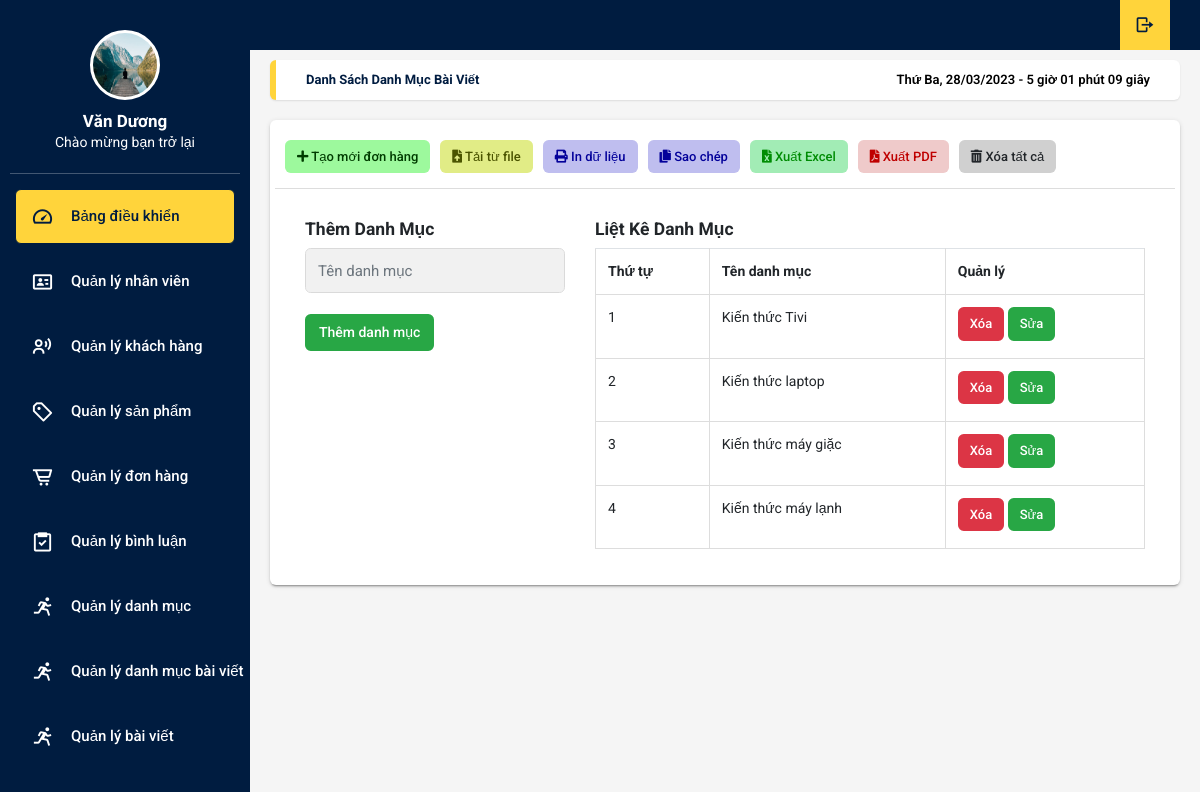
Page /admin/xulydanhmucbaiviet.php on the earlier database version.
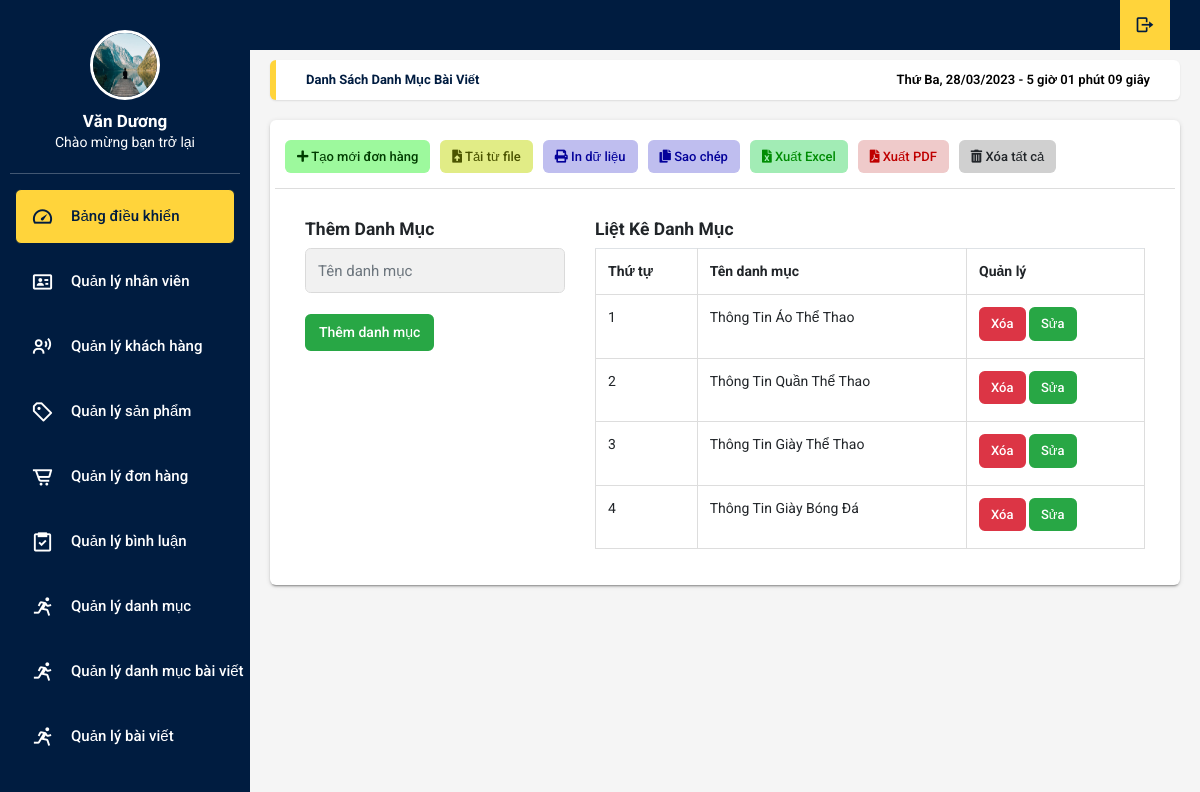
Same page on the later database version.
### tables this page shows
CREATE TABLE `tbl_danhmuc_tin` (
  `danhmuctin_id` int(11) NOT NULL,
  `tendanhmuc` varchar(100) NOT NULL
);

### admin/xulydanhmucbaiviet.php (the view, shortened to what the changed rows need)
<!DOCTYPE html>
<html lang="en">
<head>
</head>
<body>
<?php
	include('../db/connect.php');
?>
<!DOCTYPE html>
<html lang="en">
<head>
  <link rel="stylesheet" type="text/css" href="../css/main.css">
  <link rel="stylesheet" href="https://cdn.jsdelivr.net/npm/boxicons@latest/css/boxicons.min.css">
  <link rel="stylesheet" href="https://unpkg.com/boxicons@latest/css/boxicons.min.css">
  <link rel="stylesheet" type="text/css"
    href="https://maxcdn.bootstrapcdn.com/font-awesome/4.7.0/css/font-awesome.min.css">
  <link rel="stylesheet" href="https://use.fontawesome.com/releases/v5.8.2/css/all.css">
  <link rel="stylesheet" href="https://cdnjs.cloudflare.com/ajax/libs/jquery-confirm/3.3.2/jquery-confirm.min.css">
</head>
<body onload="time()" class="app sidebar-mini rtl">
  <main class="app-content">
      <div class="row">
        <div class="col-md-12">
          <div class="tile">
            <div class="tile-body">
	<div class="container">
		<div class="row">
			<div class="col-md-8">
				<?php
				$sql_select = mysqli_query($con,"SELECT * FROM tbl_danhmuc_tin ORDER BY danhmuctin_id DESC");
				?>
				<table class="table table-hover" border="0.5">
					<tr>
						<th>Thứ tự</th>
						<th>Tên danh mục</th>
						<th>Quản lý</th>
					</tr>
					<?php
					$i = 0;
					while($row_category = mysqli_fetch_array($sql_select)){
						$i++;
					?>
					<tr>
						<td><?php echo $i; ?></td>
						<td><?php echo $row_category['tendanhmuc'] ?></td>
						<td>
							<a href="?xoa=<?php echo $row_category['danhmuctin_id'] ?>" class="btn btn-danger btn-sm" onclick="return confirm('Bạn chắc chắn muốn xóa chứ?')">Xóa</a>
							<a href="?quanly=capnhat&id=<?php echo $row_category['danhmuctin_id'] ?>" class="btn btn-success btn-sm">Sửa</a>
						</td>
					</tr>
					<?php
					}
					?>
				</table>
			</div>
		</div>
	</div>
</main>
</body>
</html>

Differences in the rows shown:
changed tbl_danhmuc_tin: tendanhmuc "Kiến thức Tivi" → "Thông Tin Áo Thể Thao"
changed tbl_danhmuc_tin: tendanhmuc "Kiến thức laptop" → "Thông Tin Quần Thể Thao"
changed tbl_danhmuc_tin: tendanhmuc "Kiến thức máy giặc" → "Thông Tin Giày Thể Thao"
changed tbl_danhmuc_tin: tendanhmuc "Kiến thức máy lạnh" → "Thông Tin Giày Bóng Đá"
